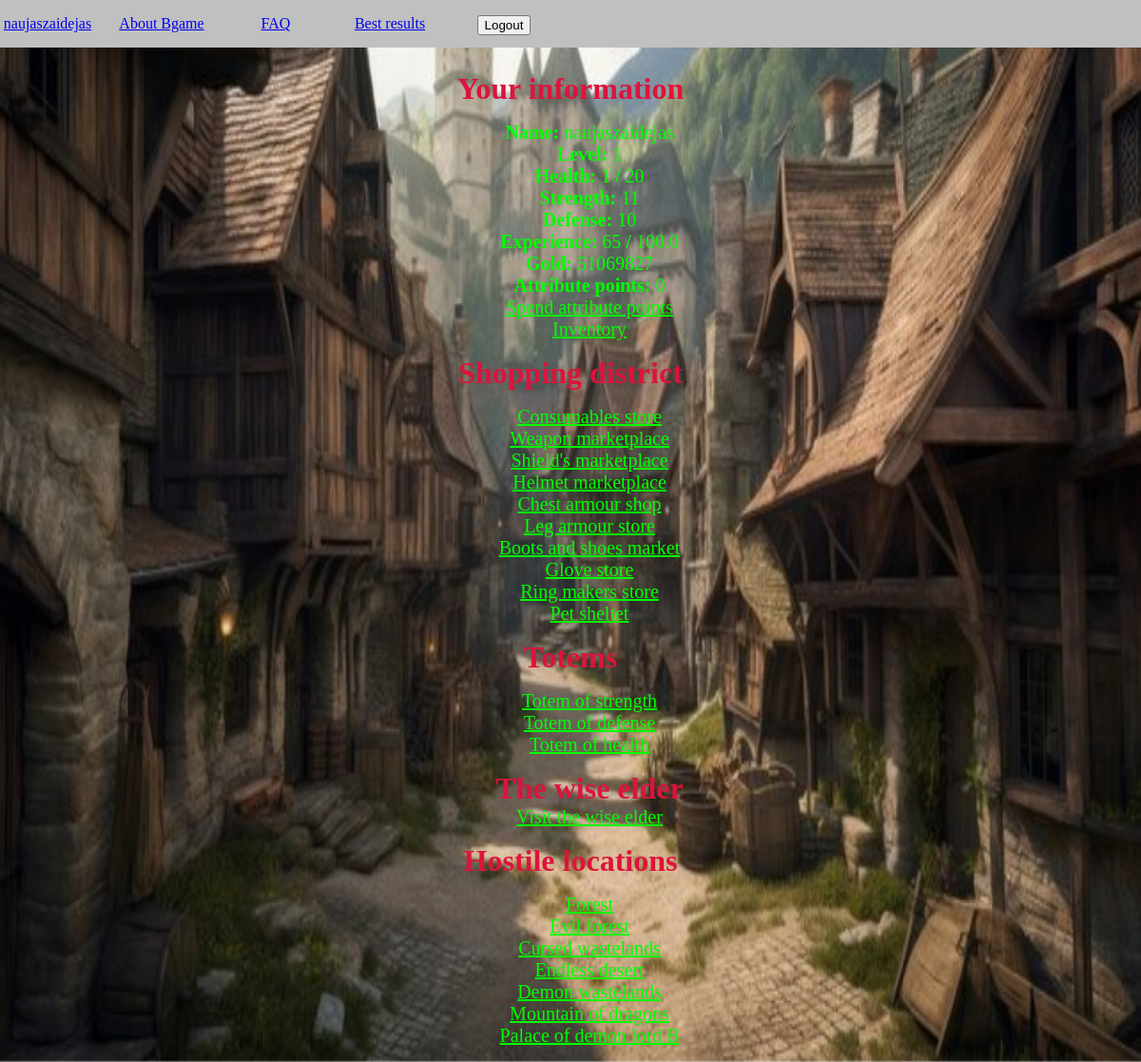
/bgame/main/ (signed in), run on the app's committed database.
### bgame/models.py (models this page shows, shortened)
class Player(models.Model):
    username = models.OneToOneField(User, on_delete=models.CASCADE)
    level = models.IntegerField('Level', default=1)
    health = models.IntegerField('Health', default=10)
    strength = models.IntegerField('Stength', default=1)
    defense = models.IntegerField('Defense', default=1)
    experience = models.IntegerField('Experience', default=0)
    gold_pieces = models.IntegerField('GoldPieces', default=100)
    attribute_points = models.IntegerField('Attribute points', default=3)
    experience_threshold = models.FloatField('Experience Threshold', default=100)
    maximum_health = models.IntegerField('Current health', default=10)
    is_weapon_equiped = models.BooleanField('Weapon equiped', default=False)
    is_helmet_equiped = models.BooleanField('Helmet equiped', default=False)
    is_chest_armour_equiped = models.BooleanField('Armour equiped', default=False)
    is_leg_armour_equiped = models.BooleanField('Leg armour equiped', default=False)
    is_boots_equiped = models.BooleanField('Boots equiped', default=False)
    is_gloves_equiped = models.BooleanField('Gloves equiped', default=False)
    is_shield_equiped = models.BooleanField('Weapon equiped', default=False)
    is_ring_equiped = models.BooleanField('Ring equiped', default=False)
    is_pet_equiped = models.BooleanField('Pet equiped', default=False)

class CityLocation(models.Model):
    city_location_name = models.CharField('Location', max_length=100, )

class Totem(models.Model):
    player = models.ForeignKey(Player, on_delete=models.CASCADE, blank=True, null=True)
    totem_name = models.CharField('Totem', max_length=100, )
    strength_prayer_price = models.IntegerField('Pray strength', default=100)
    defense_prayer_price = models.IntegerField('Pray defense', default=100)
    health_prayer_price = models.IntegerField('Pray health', default=100)

class Location(models.Model):
    name = models.CharField('Location', max_length=100, )

### bgame/views.py (the view)
# urls.py: path('main/', views.main, name='main'),
@login_required
def main(request):
    player = request.user.player
    player_username = request.user.username
    player_level = player.level
    player_health = player.health
    player_strength = player.strength
    player_defense = player.defense
    player_experience = player.experience
    player_gold = player.gold_pieces
    player_attribute_points = player.attribute_points
    player_experience_threshold = player.experience_threshold
    player_maximum_health = player.maximum_health
    locations = Location.objects.all().order_by('id')
    city_locations = CityLocation.objects.all().order_by('id')
    totems = Totem.objects.all().filter(player=player)
    return render(request, 'main.html', {
        'player_username': player_username,
        'player_level': player_level,
        'player_health': player_health,
        'player_strength': player_strength,
        'player_defense': player_defense,
        'player_experience': player_experience,
        'player_gold': player_gold,
        'locations': locations,
        'player_attribute_points': player_attribute_points,
        'player_experience_threshold': player_experience_threshold,
        'player_maximum_health': player_maximum_health,
        'city_locations': city_locations,
        'totems': totems,
    })

### templates/main.html (shortened to what this page needs)
<!DOCTYPE html>
<html lang="en">
<head>
    {% load static %}
    <link rel="stylesheet" href="{% static 'css/styles.css' %}">
</head>
<body>
    <img src="{% static 'images/main.jpg' %}" alt="" class="background-image">
    {% if user.is_authenticated %}
        <div class="top-side-stuff ">
            <ul class="horizontal-list ">
                <li><a  href="{% url 'player_details' player_username %}">{{ user.get_username }}</a></li>
                <li><a href="{% url 'about' %}" >About Bgame</a></li>
                <li><a href="{% url 'frequent_questions' %}" >FAQ</a></li>
                <li><a href="{% url 'highscores' %}" >Best results</a></li>
                <li>
                    <form method="post" action="{% url 'logout' %}?next=/bgame/main/">
                        <button type="submit">Logout</button>
                    </form>
                </li>
            </ul>
        </div>
        <div class="content2">
            <strong class="crimson2">Your information</strong>
            <ul>
                <li class="main-text1p25"><strong>Name:</strong> {{ player_username }}</li>
                <li class="main-text1p25"><strong>Level:</strong> {{ player_level }}</li>
                <li class="main-text1p25"><strong>Health:</strong> {{ player_health }} <strong>/</strong> {{ player_maximum_health }}</li>
                <li class="main-text1p25"><strong>Strength:</strong> {{ player_strength }}</li>
                <li class="main-text1p25"><strong>Defense:</strong> {{ player_defense }}</li>
                <li class="main-text1p25"><strong>Experience:</strong> {{ player_experience }} <strong>/</strong> {{ player_experience_threshold }}</li>
                <li class="main-text1p25"><strong>Gold:</strong> {{ player_gold }}</li>
                <li class="main-text1p25"><strong>Attribute points:</strong> {{ player_attribute_points }}</li>
                <li><a class="main-text1p25" href="{% url 'player_details' player_username %}">Spend attribute points</a></li>
                <li><a class="main-text1p25" href="{% url 'inventory' player_username %}">Inventory</a></li>
            </ul>
            <strong class="crimson2">Shopping district</strong>
            <ul>
                {% for location in city_locations %}
                    <li><a class="main-text1p25" href="{% url 'city_location_detail' location_name=location.city_location_name %}">{{ location.city_location_name }}</a></li>
                {% endfor %}
            </ul>
            <strong class="crimson2">Totems</strong>
            <ul>
                {% for totem in totems %}
                    <li><a class="main-text1p25" href="{% url 'totem_detail' totem_name=totem.totem_name %}">{{ totem.totem_name }}</a></li>
                {% endfor %}
            </ul>
            <ul>
                <li><strong class="crimson2">The wise elder</strong></li>
                <li><a class="main-text1p25" href="{% url 'elder_detail' %}">Visit the wise elder</a></li>
            </ul>
            <strong class="crimson2">Hostile locations</strong>
            <ul>
                {% for location in locations %}
                    <li><a class="main-text1p25" href="{% url 'location_detail' location_name=location.name %}">{{ location.name }}</a></li>
                {% endfor %}
            </ul>
    </div>
    {% endif %}
</body>
</html>

### bgame/static/css/styles.css (style rules this page uses)
body { margin: 0; padding: 0; }
.background-image { position: fixed; top: 0; left: 0; width: 100%; height: 100%; z-index: -3; }
.content2 { position: relative; z-index: 1; width: 100%; max-width: 850px; margin: 0 auto; top: 0; margin-top: 75px; text-align: center; }
.main-text1p25 { font-size: 1.25em; color: #00FF00; }
ul { list-style: none; }
.crimson2 { font-size: 2em; color: #DC143C; }
.top-side-stuff { position: fixed; top: 0; left: 0; width: 100%; height: 50px; background-color: #C0C0C0; z-index: 1; text-align: center }
.horizontal-list { display: flex; list-style: none; padding: 0; }
.horizontal-list li { flex: 0 0 auto; width: 100px; margin-right: 20px; }

### data on the page
Player: experience_threshold "100.0"
CityLocation: city_location_name "Consumables store"
CityLocation: city_location_name "Weapon marketplace"
CityLocation: city_location_name "Shield's marketplace"
CityLocation: city_location_name "Helmet marketplace"
CityLocation: city_location_name "Chest armour shop"
CityLocation: city_location_name "Leg armour store"
CityLocation: city_location_name "Boots and shoes market"
CityLocation: city_location_name "Glove store"
CityLocation: city_location_name "Ring makers store"
CityLocation: city_location_name "Pet sheltet"
Totem: totem_name "Totem of strength"
Totem: totem_name "Totem of defense"
Totem: totem_name "Totem of health"
Location: name "Forest"
Location: name "Evil forest"
Location: name "Cursed wastelands"
Location: name "Endless desert"
Location: name "Demon wastelands"
Location: name "Mountain of dragons"
Location: name "Palace of demon lord B"

### other printed values
{{ user.get_username }} "naujaszaidejas"
{{ player_username }} "naujaszaidejas"
{{ player_level }} "1"
{{ player_health }} "1"
{{ player_maximum_health }} "20"
{{ player_strength }} "11"
{{ player_defense }} "10"
{{ player_experience }} "65"
{{ player_gold }} "51069827"
{{ player_attribute_points }} "0"
